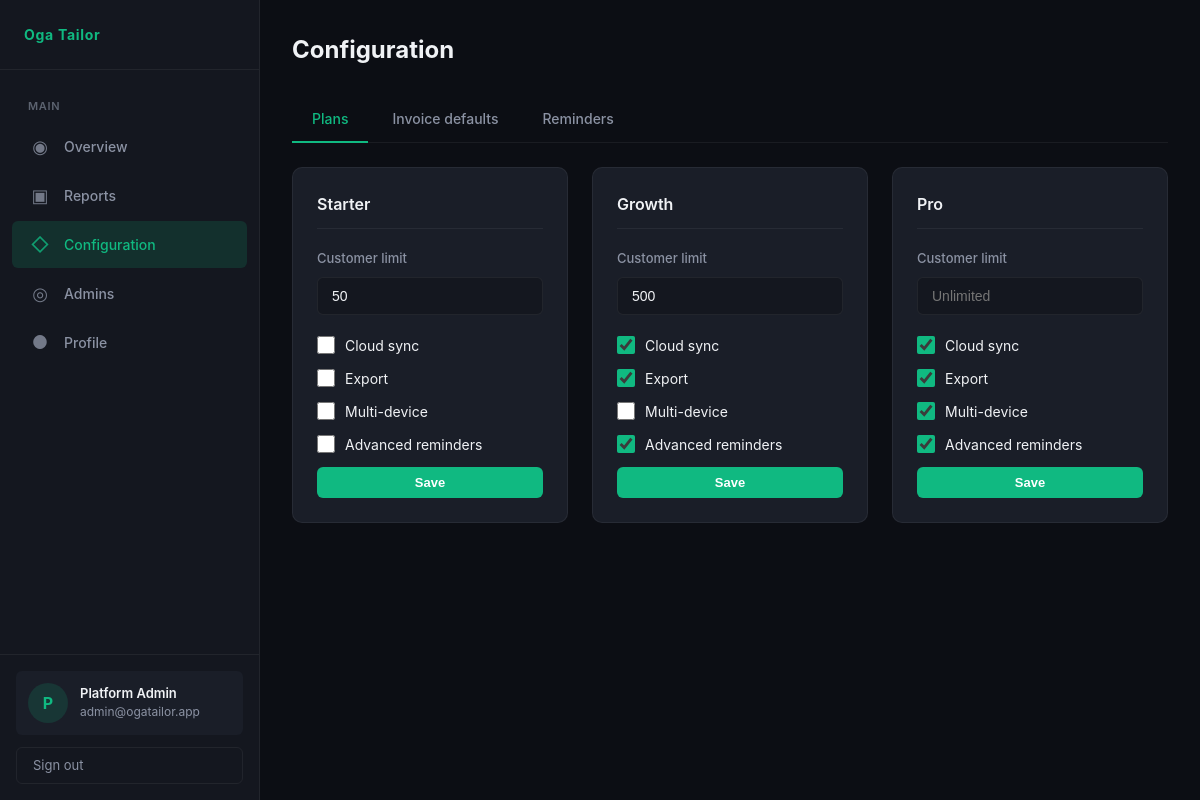
/dashboard/configuration.php (signed in), run on the app's committed database.
### tables this page shows
CREATE TABLE IF NOT EXISTS plan_settings (
    plan_code ENUM('starter', 'growth', 'pro') PRIMARY KEY,
    customer_limit INT NULL,
    can_sync TINYINT(1) NOT NULL DEFAULT 0,
    can_export TINYINT(1) NOT NULL DEFAULT 0,
    can_multi_device TINYINT(1) NOT NULL DEFAULT 0,
    can_advanced_reminders TINYINT(1) NOT NULL DEFAULT 0,
    created_at DATETIME NOT NULL,
    updated_at DATETIME NOT NULL
);

### dashboard/config.php (called while the page is built, shortened)
<?php
function escapeHtml(string $s): string
{
    return htmlspecialchars($s, ENT_QUOTES, 'UTF-8');
}

### dashboard/configuration.php (the view, shortened to what this page needs)
<?php
require_once __DIR__ . '/config.php';
$tab = $_GET['tab'] ?? 'plans';
$plans = $pdo->query(
    'SELECT plan_code, customer_limit, can_sync, can_export, can_multi_device, can_advanced_reminders
     FROM plan_settings ORDER BY FIELD(plan_code, \'starter\', \'growth\', \'pro\')'
)->fetchAll();
require __DIR__ . '/includes/header.php';
?>
<div class="page-header">
    <h1>Configuration</h1>
</div>
<div class="tabs">
    <a href="?tab=plans" class="tab <?= $tab === 'plans' ? 'active' : '' ?>">Plans</a>
    <a href="?tab=invoice" class="tab <?= $tab === 'invoice' ? 'active' : '' ?>">Invoice defaults</a>
    <a href="?tab=reminders" class="tab <?= $tab === 'reminders' ? 'active' : '' ?>">Reminders</a>
</div>
<?php if ($tab === 'plans'): ?>
<div class="grid-3">
    <?php foreach ($plans as $plan): ?>
    <div class="card">
        <div class="card-title"><?= escapeHtml(ucfirst($plan['plan_code'])) ?></div>
        <form method="post">
            <div class="form-group">
                <label>Customer limit</label>
                <input type="number" name="customer_limit" class="form-control" min="1" placeholder="Unlimited"
                    value="<?= $plan['customer_limit'] !== null ? (int)$plan['customer_limit'] : '' ?>">
            </div>
            <div class="form-check">
                <input type="checkbox" name="can_sync" id="sync_<?= $plan['plan_code'] ?>" <?= (int)$plan['can_sync'] ? 'checked' : '' ?>>
                <label for="sync_<?= $plan['plan_code'] ?>">Cloud sync</label>
            </div>
            <div class="form-check">
                <input type="checkbox" name="can_export" id="export_<?= $plan['plan_code'] ?>" <?= (int)$plan['can_export'] ? 'checked' : '' ?>>
                <label for="export_<?= $plan['plan_code'] ?>">Export</label>
            </div>
            <div class="form-check">
                <input type="checkbox" name="can_multi_device" id="multi_<?= $plan['plan_code'] ?>" <?= (int)$plan['can_multi_device'] ? 'checked' : '' ?>>
                <label for="multi_<?= $plan['plan_code'] ?>">Multi-device</label>
            </div>
            <div class="form-check">
                <input type="checkbox" name="can_advanced_reminders" id="rem_<?= $plan['plan_code'] ?>" <?= (int)$plan['can_advanced_reminders'] ? 'checked' : '' ?>>
                <label for="rem_<?= $plan['plan_code'] ?>">Advanced reminders</label>
            </div>
            <button type="submit" class="btn btn-primary btn-sm">Save</button>
        </form>
    </div>
    <?php endforeach; ?>
</div>
<?php endif; ?>
<?php require __DIR__ . '/includes/footer.php'; ?>

### dashboard/style.css (style rules this page uses)
:root { --bg: #0c0e14; --bg-elevated: #14171f; --bg-card: #1a1e28; --bg-hover: rgba(255,255,255,0.04); --border: rgba(255,255,255,0.06); --border-strong: rgba(255,255,255,0.1); --text: #f0f2f5; --text-muted: #8b92a3; --text-dim: #5c6370; --accent: #10b981; --accent-hover: #059669; --accent-muted: rgba(16,185,129,0.15); --danger: #ef4444; --danger-muted: rgba(239,68,68,0.15); --warning: #f59e0b; --info: #3b82f6; --radius: 10px; --radius-sm: 6px; --radius-lg: 14px; --shadow: 0 4px 20px rgba(0,0,0,0.3); --font: 'Inter', -apple-system, BlinkMacSystemFont, 'Segoe UI', sans-serif; }
* { box-sizing: border-box; margin: 0; padding: 0; }
body { font-family: var(--font); background: var(--bg); color: var(--text); font-size: 14px; line-height: 1.5; min-height: 100vh; }
a { color: inherit; text-decoration: none; }
.btn { display: inline-flex; align-items: center; justify-content: center; padding: 10px 20px; font-size: 14px; font-weight: 600; border: none; border-radius: var(--radius-sm); cursor: pointer; transition: background 0.2s, opacity 0.2s; }
.btn-primary { background: var(--accent); color: #fff; width: 100%; }
.btn-sm { padding: 8px 14px; font-size: 13px; }
.page-header { display: flex; align-items: center; justify-content: space-between; margin-bottom: 28px; flex-wrap: wrap; gap: 16px; }
.page-header h1 { font-size: 24px; font-weight: 700; }
.card { background: var(--bg-card); border: 1px solid var(--border); border-radius: var(--radius); padding: 24px; margin-bottom: 24px; }
.card-title { font-size: 16px; font-weight: 600; margin-bottom: 20px; padding-bottom: 12px; border-bottom: 1px solid var(--border); }
.form-group { margin-bottom: 20px; }
.form-group label { display: block; font-size: 13px; font-weight: 500; color: var(--text-muted); margin-bottom: 8px; }
.form-control { width: 100%; padding: 10px 14px; font-size: 14px; background: var(--bg-elevated); border: 1px solid var(--border); border-radius: var(--radius-sm); color: var(--text); }
.grid-3 { display: grid; grid-template-columns: repeat(3, 1fr); gap: 24px; }
.tabs { display: flex; gap: 4px; margin-bottom: 24px; border-bottom: 1px solid var(--border); }
.tab { padding: 12px 20px; font-size: 14px; font-weight: 500; color: var(--text-muted); background: none; border: none; border-bottom: 2px solid transparent; cursor: pointer; margin-bottom: -1px; transition: all 0.15s; }
.tab.active { color: var(--accent); border-bottom-color: var(--accent); }
.form-check { display: flex; align-items: center; gap: 10px; margin-bottom: 12px; }
.form-check input[type="checkbox"] { width: 18px; height: 18px; accent-color: var(--accent); }

### data on the page
plan_settings: plan_code "Starter", customer_limit "50"
plan_settings: plan_code "Growth", customer_limit "500", can_sync "☑", can_export "☑", can_advanced_reminders "☑"
plan_settings: plan_code "Pro", can_sync "☑", can_export "☑", can_multi_device "☑", can_advanced_reminders "☑"

### other printed values
$icon "◉"
escapeHtml($label) "Overview"
$icon "▣"
escapeHtml($label) "Reports"
$icon "◇"
escapeHtml($label) "Configuration"
$icon "◎"
escapeHtml($label) "Admins"
$icon "●"
escapeHtml($label) "Profile"
substr($admin['full_name'] ?? 'A', 0, 1) "P"
escapeHtml($admin['full_name'] ?? '') "Platform Admin"
escapeHtml($admin['email'] ?? '') "admin@ogatailor.app"
